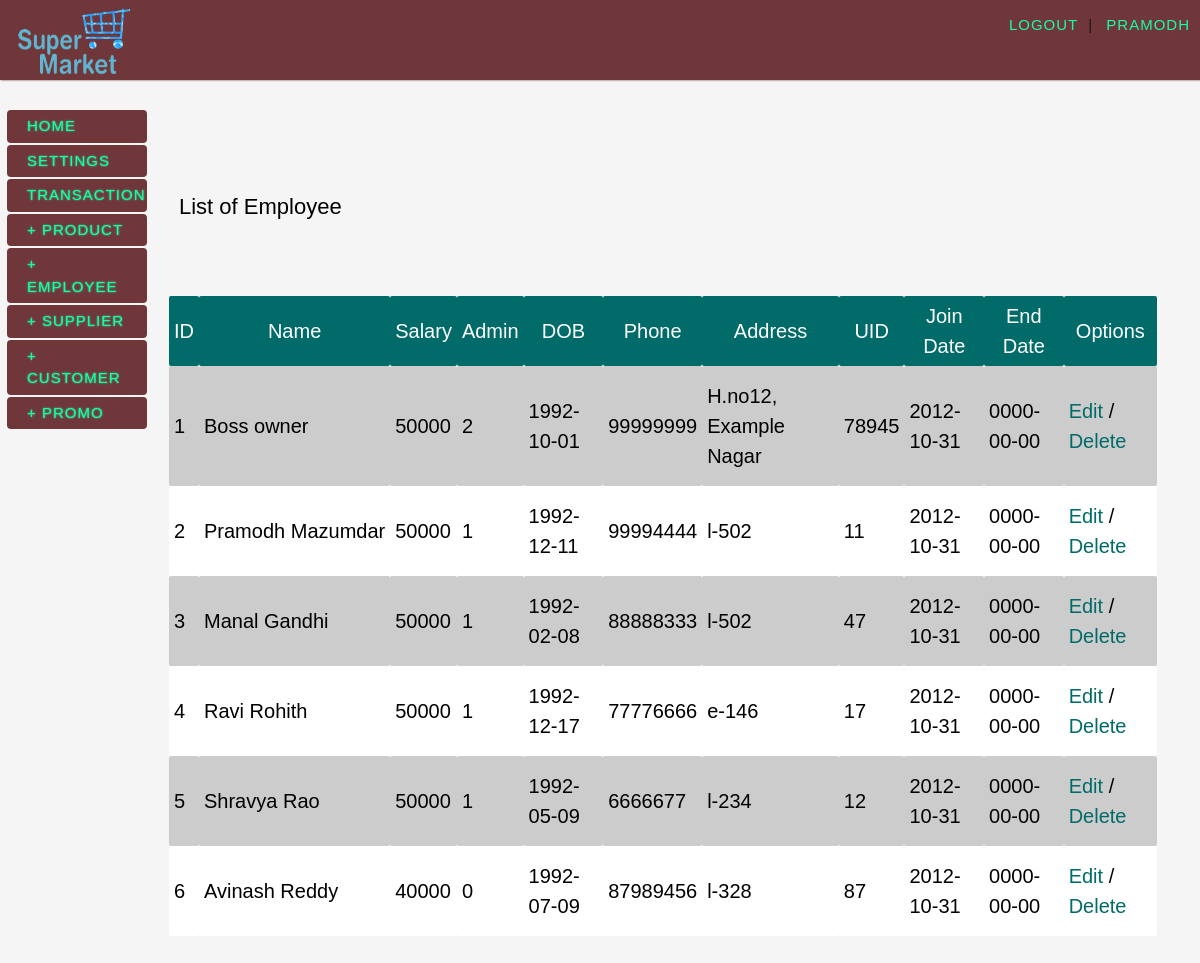
Page /viewlist.php?list=employee (signed in) on the earlier database version.
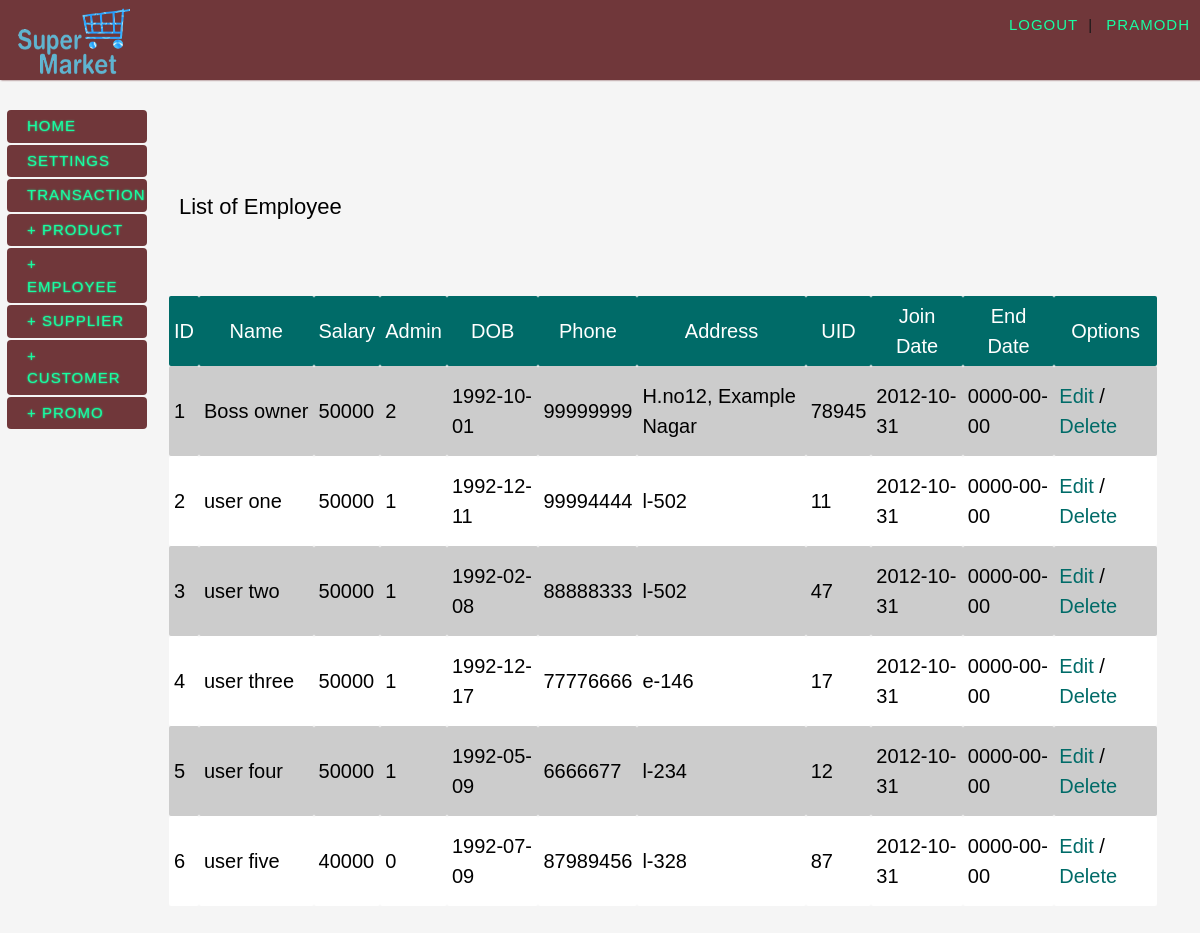
Same page on the later database version.
### tables this page shows
CREATE TABLE `employee` (
  `first_name` varchar(20) NOT NULL,
  `last_name` varchar(20) NOT NULL,
  `id` int(11) NOT NULL,
  `dept_id` int(11) NOT NULL,
  `salary` int(8) NOT NULL,
  `phone_number` int(12) NOT NULL,
  `address` varchar(60) NOT NULL,
  `uid` int(11) NOT NULL,
  `join_date` date NOT NULL,
  `dob` date NOT NULL,
  `end_date` date NOT NULL DEFAULT '0000-00-00',
  `perks` int(11) NOT NULL DEFAULT '0',
  `admin` tinyint(1) NOT NULL
);

### viewlist.php (the view, shortened to what this page needs)
<?php
	require_once("include/header.php");
?>
<div id="body">
	<?php include_once("include/left_content.php"); ?>
    <div class="rcontent">
    <?php if(isset($_GET['list'])){
		if(!strcmp(strtolower($_GET['list']),"product")){
			echo"<h2><span>List of ".ucfirst($_GET['list'])."</span></h2>";
			echo"<div ><div id='data'>
				 <table id='itemList' ><tr><th>ID</th><th>Product name</th><th>Supplier name</th><th>Market Price</th><th>Cost Price</th><th>Options</th></tr>";
			$plist = mysql_query("select product_id, product_name, supplier_id, market_price, cost_price from product");
			while($row = mysql_fetch_array($plist)){
				echo"<tr><td>{$row['product_id']}</td>
					 <td>{$row['product_name']}</td>";
			$slist = mysql_query("select sdealer from supplier where sid='{$row['supplier_id']}'");
			$slist = mysql_fetch_array($slist);
				echo"<td>{$slist['sdealer']}</td>
					 <td>{$row['market_price']}</td>
					 <td>{$row['cost_price']}</td>
					 <td><a href='editlist.php?name=product&id={$row['product_id']}'>Edit</a> /
					 <a href='editlist.php?name=product&id={$row['product_id']}&del=1'>Delete</a></td>";
			}
        	echo"</tr></table></div></div>";
		}
	elseif(!strcmp(strtolower($_GET['list']),"employee")){
			echo"<h1><span>List of ".ucfirst($_GET['list'])."</span></h1>";
			echo"<div ><div id='data'><table id='itemList' ><tr><th>ID</th><th>Name</th><th>Salary</th><th>Admin</th><th>DOB</th><th>Phone</th><th>Address</th><th>UID</th><th>Join Date</th><th>End Date</th><th>Options</th></tr>";
			$slist = mysql_query("select id, first_name, last_name, salary, admin, dob, phone_number, address, uid, join_date, end_date from employee");
			while($row = mysql_fetch_array($slist)){
				echo"<tr><td>{$row['id']}</td>
					 <td>{$row['first_name']}&nbsp;{$row['last_name']}</td>";
				echo"<td>{$row['salary']}</td>
					 <td>{$row['admin']}</td>
					 <td>{$row['dob']}</td>
					 <td>{$row['phone_number']}</td>
					 <td>{$row['address']}</td>
					 <td>{$row['uid']}</td>
					 <td>{$row['join_date']}</td>
					 <td>{$row['end_date']}</td>
					 <td><a href='editlist.php?name=employee&id={$row['id']}'>Edit</a> /
					 <a href='editlist.php?name=employee&id={$row['id']}&del=1'>Delete</a></td>";
			}
		}
	}
	?>
    </div>
</div>

### include/header.php (shortened to what this page needs)
<!DOCTYPE html PUBLIC "-//W3C//DTD XHTML 1.0 Transitional//EN" "http://www.w3.org/TR/xhtml1/DTD/xhtml1-transitional.dtd">
<html xmlns="http://www.w3.org/1999/xhtml">
<head>
        <link rel="stylesheet" type="text/css" href="css/outline.css" />
        <link rel="stylesheet" type="text/css" href="css/menu.css" />
        <link type="text/css" rel="stylesheet" href="css/materialize.min.css"  media="screen,projection"/>
</head>
<body>
<div>
            <div class="header">
            <a href='index.php'><img src="images/logo.png" width="120" height="80" alt='Logo' /></a>
                <span class="right">
                    <?php if(isset($_SESSION['username']))
						echo "<a href='logout.php'>Logout</a>";
						else
						echo "<a href='login.php'>Log In</a>";
					?>|
                    <a href="mydetails.php">
                        <strong><?php echo $_SESSION['username']?></strong>
                    </a>
                </span>
            </div>

### include/left_content.php (shortened to what this page needs)
<?php if(isset($_SESSION['username'])){
	echo"<div class='lcontent'>
                <ul class='bmenu'>
                    <li><a href='index.php'>Home</a></li>
                    <li><a href='settings.php'>Settings</a></li>
                    <li><a href='transaction.php'>Transaction</a></li>";
                    if(isset($_SESSION['admin']) & $_SESSION['admin']!=0){
						echo "<li><a href='addproduct.php'>+ Product</a></li>
							  <li><a href='addemp.php'>+ Employee</a></li>
							  <li><a href='addsupplier.php'>+ Supplier</a></li>
							  <li><a href='addcustomer.php'>+ Customer</a></li>
							  <li><a href='addpromo.php'>+ Promo</a></li>";
					}
    echo"</ul></div>";
} ?>

### css/outline.css (style rules this page uses)
body { margin-left:auto; margin-right:auto; background-color: whitesmoke; background-repeat: repeat, no-repeat; background-position: center center; background-attachment: fixed; -webkit-background-size: auto, cover; -moz-background-size: auto, cover; -o-background-size: auto, cover; background-size: auto, cover; color: #000; font-family: 'Josefin Slab', Arial, sans-serif; font-size: 20px; }
a { color: #0f9; text-decoration: none; }
h1 { margin:0px; padding:20px; font-size:42px; color:#000; text-align:left; font-weight:400; text-align:left; }
h1 span { font-size:22px; color:#000; padding-top:10px; }
.header { width: 100%; height: 80px; }
.header { font-family:'Arial Narrow', Arial, sans-serif; line-height: 50px; font-size: 15px; background: #622326; opacity: 0.9; text-transform: uppercase; z-index: 9999; position: relative; -moz-box-shadow: 1px 0px 2px #622326; -webkit-box-shadow: 1px 0px 2px #622326; box-shadow: 1px 0px 2px #622326; }
.header a { padding: 0px 10px; letter-spacing: 1px; color: #0f9; display: block; float: left; }
.header span.right { float: right; }
.header span.right a { float: none; display: inline; }
.lcontent { position: relative; width:12%; margin: 0px 5px; float:left; opacity:0.9; padding-bottom:100px; }
.rcontent { padding-top: 40px; position:relative; width:84%; margin:0px 5px; float:left; overflow:auto; padding-bottom:100px; }
#data { padding:10px; }
#itemList { width:100%; }
#itemList a { color:#006b68; }
#itemList th,td { padding:5px; text-align:center; }
#itemList tr:nth-child(even) { background-color: #CCC; }
#itemList tr:nth-child(odd) { background-color:#fff; }
#itemList tr:nth-child(1) { background-color:#006b68; color:#fff; }

### css/menu.css (style rules this page uses)
.bmenu { padding: 0px; margin: 30px 0 20px 0; position: relative; }
.bmenu li { font-size: 15px; display: block; }
.bmenu li a { display: block; text-transform: uppercase; text-shadow: 0px 0px 2px #0f9; color: #0f9; padding: 5px 20px; margin: 2px; background-color:#622326; letter-spacing: 1px; border-radius:4px; -moz-border-radius:4px; -webkit-transition: all 0.2s linear; -moz-transition: all 0.2s linear; -o-transition: all 0.2s linear; -ms-transition: all 0.2s linear; transition: all 0.2s linear; }

Differences in the rows shown:
changed employee id 2: first_name "Pramodh" → "user"; last_name "Mazumdar" → "one"
changed employee id 3: first_name "Manal" → "user"; last_name "Gandhi" → "two"
changed employee id 4: first_name "Ravi" → "user"; last_name "Rohith" → "three"
changed employee id 5: first_name "Shravya" → "user"; last_name "Rao" → "four"
changed employee id 6: first_name "Avinash" → "user"; last_name "Reddy" → "five"
